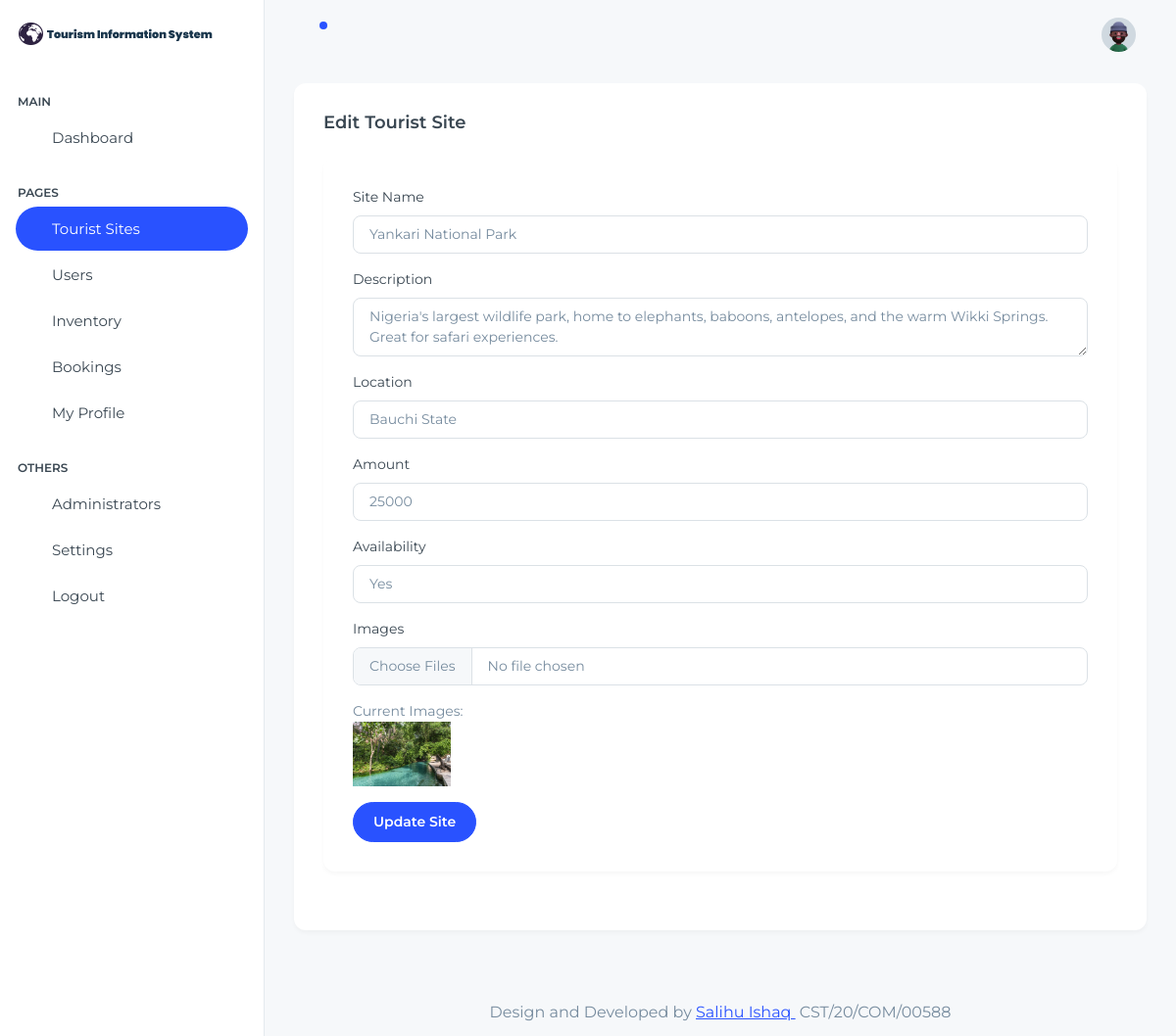
/admin/view-site.php?id=1 (signed in), run on the app's committed database.
### tables this page shows
CREATE TABLE `sites` (
  `siteID` int(11) NOT NULL,
  `name` varchar(255) NOT NULL,
  `description` text DEFAULT NULL,
  `location` varchar(255) NOT NULL,
  `availability` tinyint(1) DEFAULT 1,
  `images` text DEFAULT NULL,
  `amount` decimal(10,0) NOT NULL,
  `status` enum('active','inactive') DEFAULT 'active',
  `created_at` timestamp NOT NULL DEFAULT current_timestamp(),
  `updated_at` timestamp NOT NULL DEFAULT current_timestamp() ON UPDATE current_timestamp()
);

### Database.php (called while the page is built, shortened)
<?php
if (!class_exists('Database')) {
    class Database
    {
        private $host = "localhost";
        private $user = "root";
        private $password = "";
        private $dbname = "tourism";
        private $conn;
        public function __construct()
        {
            try {
                $dsn = "mysql:host={$this->host};dbname={$this->dbname};charset=utf8mb4";
                $options = [
                    PDO::ATTR_ERRMODE => PDO::ERRMODE_EXCEPTION,
                    PDO::ATTR_DEFAULT_FETCH_MODE => PDO::FETCH_ASSOC,
                    PDO::ATTR_EMULATE_PREPARES => false,
                ];
                $this->conn = new PDO($dsn, $this->user, $this->password, $options);
            } catch (PDOException $e) {
                echo "Connection failed: " . $e->getMessage();
                exit;
            }
        }
        public function read($table, $condition = "")
        {
            try {
                $sql = "SELECT * FROM $table $condition";
                $stmt = $this->conn->query($sql);
                return $stmt->fetch(PDO::FETCH_ASSOC);
            } catch (PDOException $e) {
                die("Error: " . $e->getMessage());
            }
        }
    }
}

### admin/view-site.php (the view, shortened to what this page needs)
<?php
include "header.php";
include "sidebar.php";
$siteID = isset($_GET['id']) ? (int)$_GET['id'] : 0;
$site = $db->read("sites", "WHERE siteID = '$siteID'");
?>
<div class="container-fluid">
    <div class="card">
        <div class="card-body">
            <h5 class="card-title fw-semibold mb-4">Edit Tourist Site</h5>
            <div class="card">
                <div class="card-body">
                    <form method="POST" action="<?php echo htmlspecialchars($_SERVER["PHP_SELF"]) . '?id=' . $siteID; ?>" enctype="multipart/form-data">
                        <div class="mb-3">
                            <label for="name" class="form-label">Site Name</label>
                            <input type="text" class="form-control" id="name" name="name" value="<?php echo htmlspecialchars($site['name'] ?? ''); ?>" required>
                        </div>
                        <div class="mb-3">
                            <label for="description" class="form-label">Description</label>
                            <textarea class="form-control" id="description" name="description" required><?php echo htmlspecialchars($site['description'] ?? ''); ?></textarea>
                        </div>
                        <div class="mb-3">
                            <label for="location" class="form-label">Location</label>
                            <input type="text" class="form-control" id="location" name="location" value="<?php echo htmlspecialchars($site['location'] ?? ''); ?>" required>
                        </div>
                        <div class="mb-3">
                            <label for="amount" class="form-label">Amount</label>
                            <input type="text" class="form-control" id="amount" name="amount" value="<?php echo htmlspecialchars($site['amount'] ?? ''); ?>" required>
                        </div>
                        <div class="mb-3">
                            <label for="availability" class="form-label">Availability</label>
                            <select class="form-control" id="availability" name="availability" required>
                                <option value="1" <?php echo (isset($site['availability']) && $site['availability'] == 1) ? 'selected' : ''; ?>>Yes</option>
                            </select>
                        </div>
                        <div class="mb-3">
                            <label for="images" class="form-label">Images</label>
                            <input type="file" class="form-control" id="images" name="images[]" multiple>
                            <div class="mt-3">
                                <label>Current Images:</label>
                                <div>
                                    <?php
                                    $currentImages = unserialize($site['images']);
                                    foreach ($currentImages as $image) {
                                        echo '<img src="' . htmlspecialchars($image) . '" alt="Site Image" style="width: 100px; height: auto; margin-right: 10px;">';
                                    }
                                    ?>
                                </div>
                            </div>
                        </div>
                        <button type="submit" class="btn btn-primary">Update Site</button>
                    </form>
                </div>
            </div>
        </div>
    </div>
</div>
<?php
include "footer.php";
?>

### data on the page
sites: name "Yankari National Park", description "Nigeria's largest wildlife park, home to elephants, baboons, antelopes, and the warm Wikki Springs. Great for safari experiences.", location "Bauchi State", amount "25000", availability "Yes"
